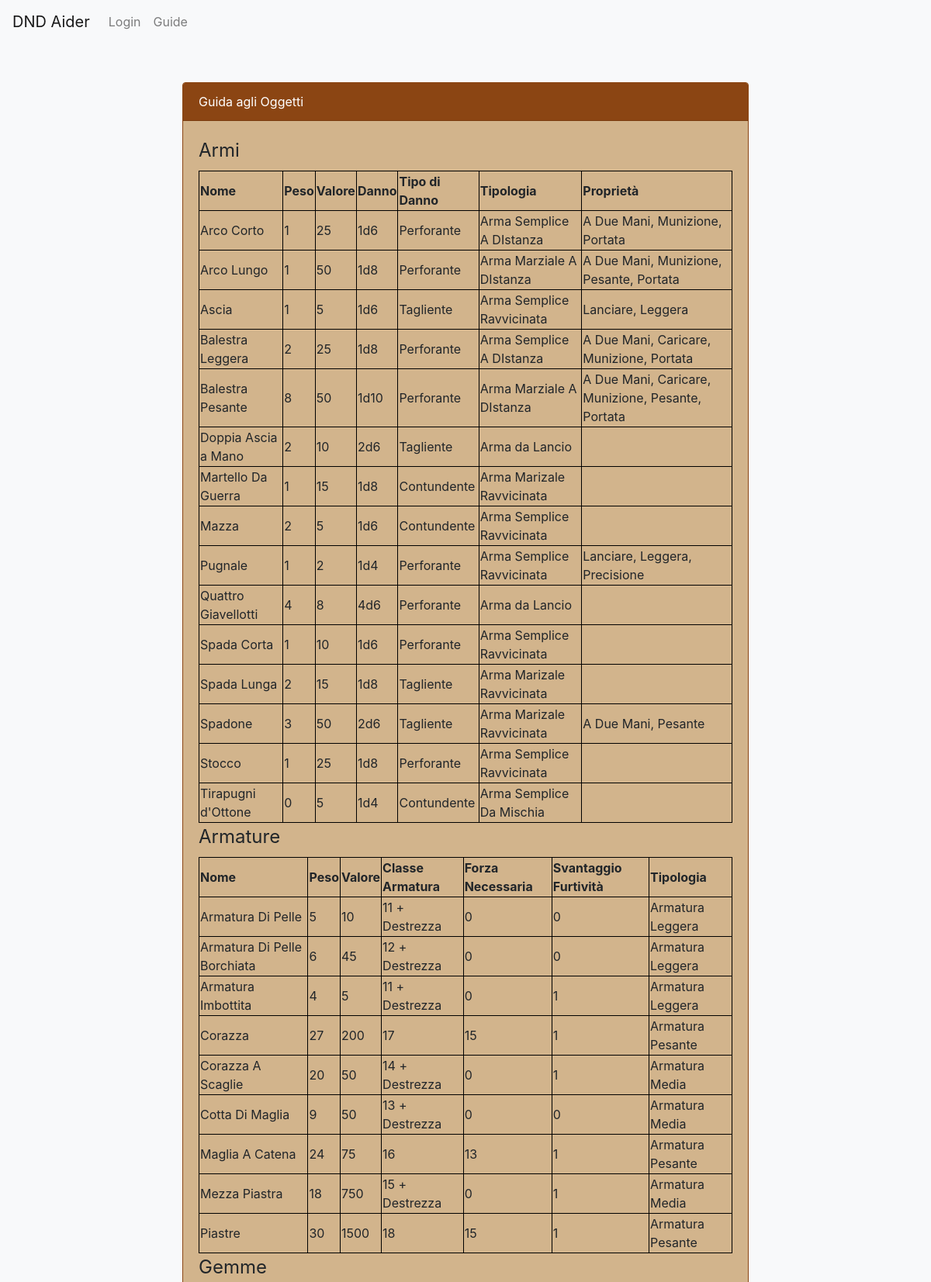
The app's page /guideoggetti.php (upper part) with its own data.
### tables this page shows
CREATE TABLE `oggetto` (
  `Peso` int(11) NOT NULL,
  `Valore` int(11) NOT NULL,
  `Nome` varchar(30) NOT NULL,
  `Descrizione` varchar(1000) DEFAULT NULL,
  `Contenuto` varchar(1000) DEFAULT NULL,
  `Danno` varchar(30) DEFAULT NULL,
  `Tipo_Danno` varchar(30) DEFAULT NULL,
  `Classe_Armatura` varchar(30) DEFAULT NULL,
  `Forza_Necessaria` int(11) DEFAULT NULL,
  `Svantaggio_Furtivita` tinyint(1) DEFAULT NULL,
  `Tipologia` varchar(50) DEFAULT NULL
);

### database.php (called while the page is built, shortened)
<?php
class DatabaseHelper{
    public $db;
    public function __construct($servername, $username, $password, $dbname, $port){
        $this->db = new mysqli($servername, $username, $password, $dbname, $port);
    }
public function getWeapons(){
    $query="SELECT Nome, Peso, Valore, Danno, Tipo_Danno, Tipologia, Nome_Proprieta FROM oggetto LEFT JOIN proprieta_arma ON oggetto.Nome=proprieta_arma.Nome_Arma WHERE Tipologia LIKE 'Arma %'";
    $stmt = $this->db->prepare($query);
    $stmt->execute();
    $result = $stmt->get_result();
    $weapons=array();
    while ($row = $result->fetch_assoc()){
        $weapons[]=$row;
    }
    return $weapons;
}
public function getArmors(){
    $query="SELECT Nome, Peso, Valore, Classe_Armatura, Forza_Necessaria, Svantaggio_Furtivita, Tipologia FROM oggetto WHERE Tipologia LIKE 'Armatura %'";
    $stmt = $this->db->prepare($query);
    $stmt->execute();
    $result = $stmt->get_result();
    $weapons=array();
    while ($row = $result->fetch_assoc()){
        $weapons[]=$row;
    }
    return $weapons;
}
}
?>

### bootstrap.php (called while the page is built, shortened)
<?php
    require_once("database.php");
    $dbh = new DatabaseHelper("localhost", "root", "", "dnd_character_manager", 3306);
?>

### guideoggetti.php (the view, shortened to what this page needs)
<?php
    require_once("bootstrap.php");
?>
<!DOCTYPE html>
<html lang="en">
<head>
    <link rel="stylesheet" href="https://stackpath.bootstrapcdn.com/bootstrap/4.5.0/css/bootstrap.min.css">
</head>
<body>
<header><nav class="navbar navbar-expand-lg navbar-light bg-light">
  <a class="navbar-brand" href="index.php">DND Aider</a>
  <div class="collapse navbar-collapse" id="navbarSupportedContent">
    <ul class="navbar-nav mr-auto">
      <?php
      if (isset($_SESSION["ID"])){
      ?>
       <li class="nav-item">
        <a class="nav-link" href="logout.php">Logout</a>
      </li>
      <li class="nav-item">
        <a class="nav-link" href="create.php">Crea</a>
      </li>
      <?php
      }else{
      ?>
      <li class="nav-item">
        <a class="nav-link" href="login.php">Login</a>
      </li>
      <?php
    } ?>
      <li class="nav-item">
        <a class="nav-link" href="guide.php">Guide</a>
      </li>
    </ul>
  </div>
</nav></header>
<div class="container">
        <div class="row justify-content-center">
            <div class="col-md-8">
                <div class="card">
                    <div class="card-header">Guida agli Oggetti</div>
                    <div class="card-body">
                    <section>
                    <table>
                    <legend>Armi</legend>
                      <tr>
                      <th>Nome</th>
                      <th>Peso</th>
                      <th>Valore</th>
                      <th>Danno</th>
                      <th>Tipo di Danno</th>
                      <th>Tipologia</th>
                      <th>Proprietà</th>
                      </tr>
                    <?php
                    $tuttearmi=$dbh->getWeapons();
                    $arrayMagico=array();
                    foreach ($tuttearmi as $arma){
                    $key=[$arma["Nome"], $arma["Peso"], $arma["Valore"], $arma["Danno"],$arma["Tipo_Danno"], $arma["Tipologia"]];
                    $key=implode("$", $key);
                    if (!array_key_exists($key, $arrayMagico)){
                      $arrayMagico[$key]=array();
                      }
                      if (!is_null($arma["Nome_Proprieta"])){
                      array_push($arrayMagico[$key], $arma["Nome_Proprieta"]);
                      }
                    }
                    foreach ($arrayMagico as $key=>$value){
                      $key=explode("$", $key);
                      echo "<tr><td>".htmlentities($key[0])."</td>
                      <td>".htmlentities($key[1])."</td>
                      <td>".htmlentities($key[2])."</td>
                      <td>".htmlentities($key[3])."</td>
                      <td>".htmlentities($key[4])."</td>
                      <td>".htmlentities($key[5])."</td>
                      <td>".htmlentities(implode(", ",$value))."</td></tr>";
                  }
                    ?>
                     </table>
                     </section>
                    <section>
                    <table>
                    <legend>Armature</legend>
                      <tr>
                      <th>Nome</th>
                      <th>Peso</th>
                      <th>Valore</th>
                      <th>Classe Armatura</th>
                      <th>Forza Necessaria</th>
                      <th>Svantaggio Furtività</th>
                      <th>Tipologia</th>
                      </tr>
                    <?php
                    $tuttearmature=$dbh->getArmors();
                    foreach ($tuttearmature as $key){
                      echo "<tr><td>".htmlentities($key["Nome"])."</td>
                      <td>".htmlentities($key["Peso"])."</td>
                      <td>".htmlentities($key["Valore"])."</td>
                      <td>".htmlentities($key["Classe_Armatura"])."</td>
                      <td>".htmlentities($key["Forza_Necessaria"])."</td>
                      <td>".htmlentities($key["Svantaggio_Furtivita"])."</td>
                      <td>".htmlentities($key["Tipologia"])."</td></tr>";
                  }
                    ?>
                     </table>
                     </section>
                    <section>
                    <table>
                    <legend>Gemme</legend>
                     </table>
                     </section>
                    </div>
                </div>
            </div>
        </div>
    </div>
</body>
</html>

### guideoggetti.php (style rules this page uses)
body { background-color: #f8f9fa; }
.card { margin-top: 50px; background-color: #d2b48c; border: 1px solid #8b4513; }
.card-header { background-color: #8b4513; color: #fff; }
table, th, td { border: 1px solid black; border-collapse:collapse; }

### records on screen
oggetto: Nome "Doppia Ascia a Mano", Peso "2", Valore "10", Danno "2d6", Tipo_Danno "Tagliente", Tipologia "Arma da Lancio"
oggetto: Nome "Martello Da Guerra", Peso "1", Valore "15", Danno "1d8", Tipo_Danno "Contundente", Tipologia "Arma Marizale Ravvicinata"
oggetto: Nome "Mazza", Peso "2", Valore "5", Danno "1d6", Tipo_Danno "Contundente", Tipologia "Arma Semplice Ravvicinata"
oggetto: Nome "Quattro Giavellotti", Peso "4", Valore "8", Danno "4d6", Tipo_Danno "Perforante", Tipologia "Arma da Lancio"
oggetto: Nome "Spada Corta", Peso "1", Valore "10", Danno "1d6", Tipo_Danno "Perforante", Tipologia "Arma Semplice Ravvicinata"
oggetto: Nome "Spada Lunga", Peso "2", Valore "15", Danno "1d8", Tipo_Danno "Tagliente", Tipologia "Arma Marizale Ravvicinata"
oggetto: Nome "Stocco", Peso "1", Valore "25", Danno "1d8", Tipo_Danno "Perforante", Tipologia "Arma Semplice Ravvicinata"
oggetto: Nome "Tirapugni d'Ottone", Peso "0", Valore "5", Danno "1d4", Tipo_Danno "Contundente", Tipologia "Arma Semplice Da Mischia"
oggetto: Nome "Armatura Di Pelle", Peso "5", Valore "10", Classe_Armatura "11 + Destrezza", Forza_Necessaria "0", Svantaggio_Furtivita "0", Tipologia "Armatura Leggera"
oggetto: Nome "Armatura Di Pelle Borchiata", Peso "6", Valore "45", Classe_Armatura "12 + Destrezza", Forza_Necessaria "0", Svantaggio_Furtivita "0", Tipologia "Armatura Leggera"
oggetto: Nome "Armatura Imbottita", Peso "4", Valore "5", Classe_Armatura "11 + Destrezza", Forza_Necessaria "0", Svantaggio_Furtivita "1", Tipologia "Armatura Leggera"
oggetto: Nome "Corazza", Peso "27", Valore "200", Classe_Armatura "17", Forza_Necessaria "15", Svantaggio_Furtivita "1", Tipologia "Armatura Pesante"
oggetto: Nome "Corazza A Scaglie", Peso "20", Valore "50", Classe_Armatura "14 + Destrezza", Forza_Necessaria "0", Svantaggio_Furtivita "1", Tipologia "Armatura Media"
oggetto: Nome "Cotta Di Maglia", Peso "9", Valore "50", Classe_Armatura "13 + Destrezza", Forza_Necessaria "0", Svantaggio_Furtivita "0", Tipologia "Armatura Media"
oggetto: Nome "Maglia A Catena", Peso "24", Valore "75", Classe_Armatura "16", Forza_Necessaria "13", Svantaggio_Furtivita "1", Tipologia "Armatura Pesante"
oggetto: Nome "Mezza Piastra", Peso "18", Valore "750", Classe_Armatura "15 + Destrezza", Forza_Necessaria "0", Svantaggio_Furtivita "1", Tipologia "Armatura Media"
oggetto: Nome "Piastre", Peso "30", Valore "1500", Classe_Armatura "18", Forza_Necessaria "15", Svantaggio_Furtivita "1", Tipologia "Armatura Pesante"

### other values on screen
$key[0] "Arco Corto"
$key[1] "1"
$key[2] "25"
$key[3] "1d6"
$key[4] "Perforante"
$key[5] "Arma Semplice A DIstanza"
implode(", ",$value) "A Due Mani, Munizione, Portata"
$key[0] "Arco Lungo"
$key[2] "50"
$key[3] "1d8"
$key[5] "Arma Marziale A DIstanza"
implode(", ",$value) "A Due Mani, Munizione, Pesante, Portata"
$key[0] "Ascia"
$key[2] "5"
$key[4] "Tagliente"
